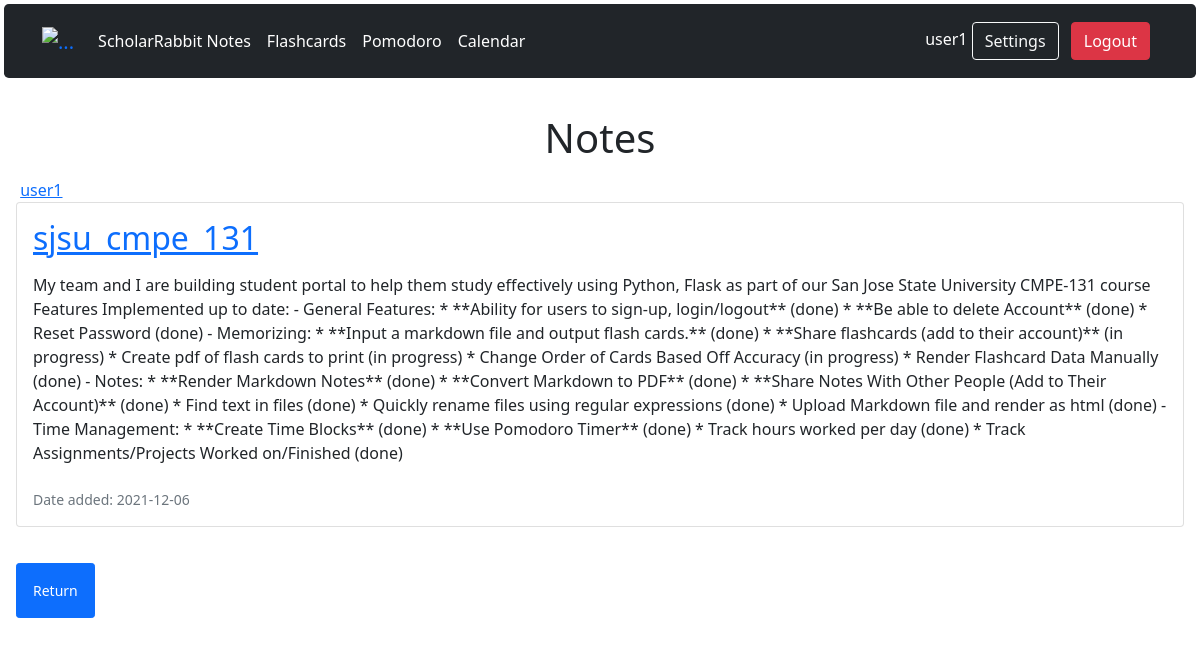
/search (signed in), run on an earlier commit of the app's database.
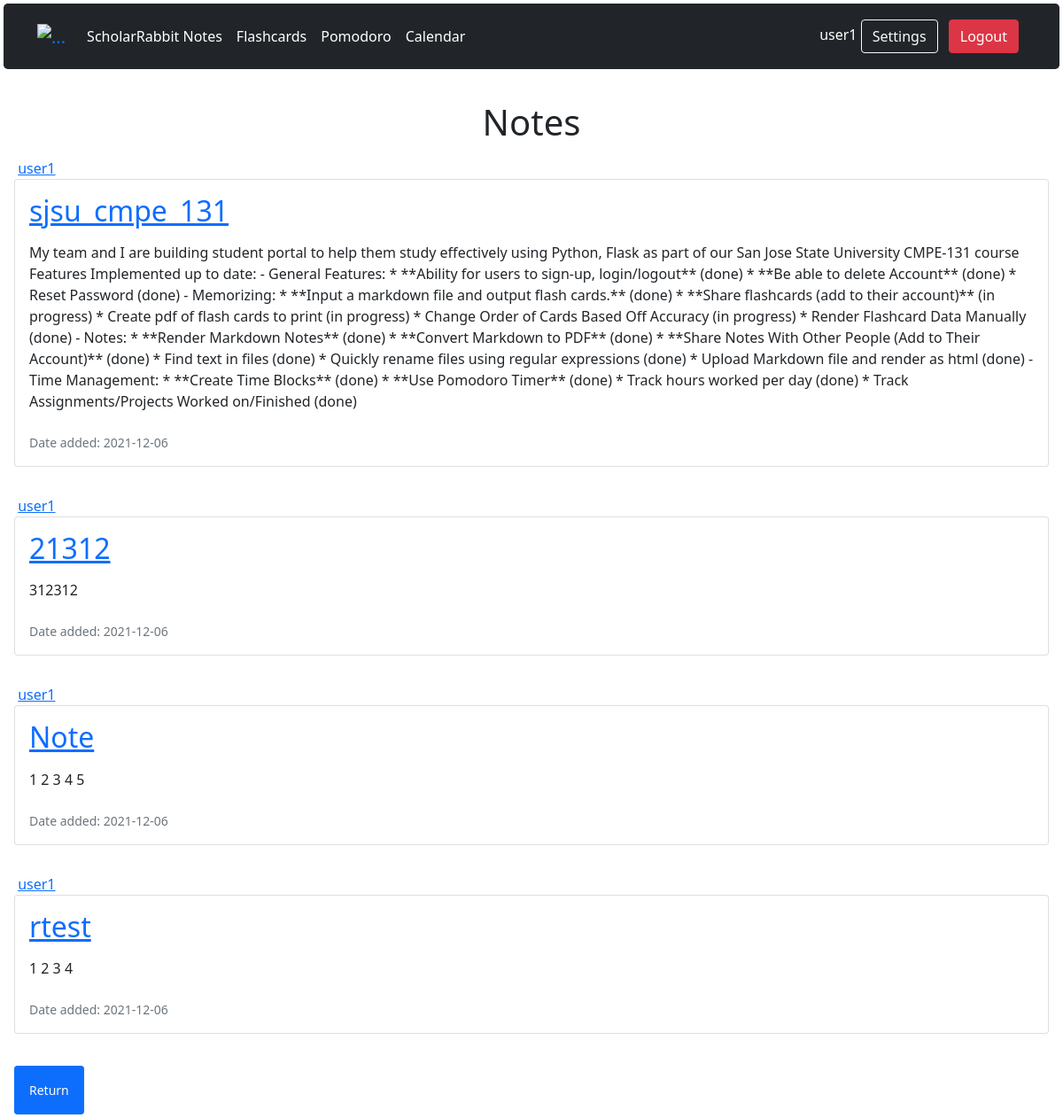
And on a later commit of the database.
### projectdir/models.py (models this page shows, shortened)
class User(database.Model, UserMixin):
    id = database.Column(database.Integer, primary_key=True)
    username = database.Column(database.String(20), unique=True, nullable=False)
    email = database.Column(database.String(120), unique=True, nullable=False)
    image_file = database.Column(database.String(20), nullable=False, default='default.jpg')
    password = database.Column(database.String(60), nullable=False)
    data_created = database.Column(database.DateTime, default=datetime.utcnow())
    notes = database.relationship('Note', backref='author', lazy=True)
    flashcards = database.relationship('Flashcard', backref='author', lazy=True)
    events = database.relationship('Events', backref='author', lazy=True)

class Note(database.Model):
    id = database.Column(database.Integer, primary_key=True)
    title = database.Column(database.String(64), nullable=False)
    date = database.Column(database.DateTime, nullable=False, default=datetime.utcnow)
    content = database.Column(database.String, nullable=False)
    user_id = database.Column(database.Integer, database.ForeignKey('user.id'), nullable=False)

### projectdir/routes.py (the view)
@app.route('/search')
@login_required
def n_search():
    q = request.args.get('q')
    if q:
        notes = Note.query.filter(Note.title.contains(q) | Note.content.contains(q))
    else:
        notes = Note.query.all()
    return render_template('notes/searched_notes.html', notes=notes, title='Notes')

### projectdir/models.py (called while the page is built)
@login_manager.user_loader
def load_user(user_id):
    return User.query.get(user_id)

### projectdir/templates/notes/searched_notes.html (shortened to what this page needs)
{% extends "layouts.html" %}
{% block content %}
    <h1 align="center"> Notes </h1>
    {% for note in current_user.notes %}
  <article class="media content-section m-3 pb-lg-3">
                <a class="mr-2" href="#">{{ note.author.username }}</a>
                <li class="card p-3">
                    <div class="card-title">
                        <h2><a class="article-title card-title" href="{{ url_for('note', note_id=note.id) }}">{{ note.title }}</a></h2>
                        <p class="article-content mt-3">{{ note.content }}</p>
                    </div>
                    <small class="text-muted">Date added: {{ note.date.strftime('%Y-%m-%d') }}</small>
                </li>
            </article>
    {% endfor %}
    <a class="btn btn-primary btn-sm mt-1 mb-1 m-3 p-3" href="{{ url_for('notes') }}" > Return </a>
{% endblock content %}

### projectdir/templates/layouts.html (shortened to what this page needs)
<!DOCTYPE html>
<html lang="en">
<head>
    <link href="https://cdn.jsdelivr.net/npm/bootstrap@5.1.1/dist/css/bootstrap.min.css" rel="stylesheet"
>
    <link rel="stylesheet" href="{{ url_for('static',filename='css/main.css') }}">
    <link rel="stylesheet" href="{{ url_for('static',filename='js/main.js') }}">
</head>
<body>
<header class="m-1 p-3 bg-dark text-white rounded-3">
    <div class="container">
        <div class="d-flex flex-wrap align-items-center justify-content-center justify-content-lg-start">
            <a class="navbar-brand">
                <img src="https://placeholder.pics/svg/150x50/888888/EEE/Logo" alt="..." height="36">
            </a>
            {% if current_user.is_authenticated %}
                <ul class="nav col-12 col-lg-auto me-lg-auto mb-2 justify-content-center mb-md-0">
                    <li><a href="{{ url_for('notes') }}" class="nav-link px-2 text-white">ScholarRabbit Notes</a></li>
                    <li><a href="{{ url_for('flashcards') }}" class="nav-link px-2 text-white">Flashcards</a></li>
                    <li><a href="{{ url_for('time') }}" class="nav-link px-2 text-white">Pomodoro</a></li>
                    <li><a href="{{ url_for('calendar') }}" class="nav-link px-2 text-white">Calendar</a></li>
                </ul>
            {% else %}
                <ul class="nav col-12 col-lg-auto me-lg-auto mb-2 justify-content-center mb-md-0">
                    <li><a href="{{ url_for('homepage') }}" class="nav-link px-2 text-white">ScholarRabbit</a></li>
                </ul>
            {% endif %}
            <div class="text-end">
                {% if current_user.is_authenticated %}
                    <a>{{ current_user.username }}</a>
                    <a href="{{ url_for('account') }}" style="text-decoration: none">
                        <button type="button" class="btn btn-outline-light me-2">Settings</button>
                    </a>
                    <a href="{{ url_for('logout') }}" style="text-decoration: none">
                        <button type="button" class="btn btn-danger me-2 ">Logout</button>
                    </a>
                {% endif %}
            </div>
        </div>
    </div>
</header>
<div class="container w-50 p-3">
</div>
{% block content %}
{% endblock content %}
</body>
</html>

### projectdir/static/css/main.css (style rules this page uses)
html, body { margin: 0; padding: 0; height: 100%; }
:root { --pomodoro: hsl(223, 25%, 40%); --shortBreak: hsl(48, 23%, 40%); --longBreak: hsl(105, 16%, 40%); }

What changed in the data, as far as the page shows it:
added Note: author.username "user1", title "21312", content "312312", date "2021-12-06"
added Note: author.username "user1", title "Note", content "1 2 3 4 5", date "2021-12-06"
added Note: author.username "user1", title "rtest", content "1 2 3 4", date "2021-12-06"
